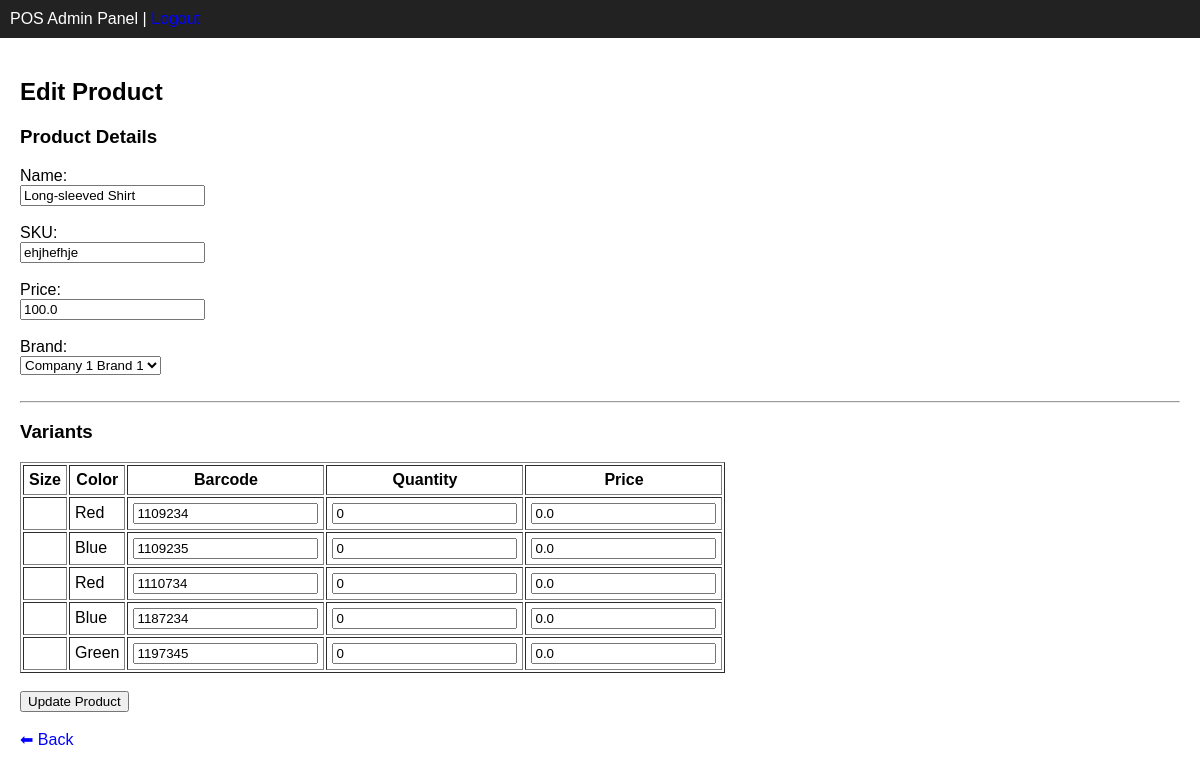
Screenshot of /products/1/edit (signed in) with the database file from the repository.
### app/modules/products/models.py (models this page shows)
class Product(BaseModel):
    __tablename__ = "products"
    name = db.Column(db.String, nullable=False)
    sku = db.Column(db.String, unique=True, nullable=False)
    season = db.Column(db.Enum("summer", "spring", "autumn", "winter", name="season_enum"))
    year = db.Column(db.Integer)
    category_id = db.Column(db.Integer, db.ForeignKey("categories.id"))
    category = db.relationship("Category", backref="products")
    segment = db.Column(db.String)
    line = db.Column(db.String)
    type = db.Column(db.String)
    composition = db.Column(db.Text)
    price = db.Column(db.Float, nullable=True)
    purchase_currency = db.Column(db.String(10))
    cost = db.Column(db.Float)
    landing_cost = db.Column(db.Float)
    average_cost = db.Column(db.Float)
    vat_taxable = db.Column(db.Boolean, default=True)
    is_inventory_item = db.Column(db.Boolean, default=True)
    has_size = db.Column(
    db.Boolean,
    default=False
)
    has_color = db.Column(
    db.Boolean,
    default=False
)
    is_active = db.Column(db.Boolean, default=True)
    is_draft = db.Column(
    db.Boolean,
    default=False
)
    tenant_id = db.Column(db.Integer, db.ForeignKey("tenants.id"), nullable=False)
    brand_id = db.Column(db.Integer, db.ForeignKey("brands.id"), nullable=False)
    tenant = db.relationship("Tenant", back_populates="products")
    brand = db.relationship("Brand", backref="products")
    size_scale_id = db.Column(db.Integer, db.ForeignKey("size_scales.id"))
    size_scale = db.relationship("SizeScale")

### app/modules/brands/models.py (models this page shows, shortened)
class Brand(BaseModel):
    __tablename__ = "brands"
    name = db.Column(db.String(100), nullable=False)
    tenant_id = db.Column(db.Integer, db.ForeignKey("tenants.id"), nullable=False)
    tenant = db.relationship("Tenant", back_populates="brands")
    company_id = db.Column(db.Integer, db.ForeignKey("companies.id"), nullable=False)
    company = db.relationship("Company", back_populates="brands")
    branches = db.relationship(
        "Branch",
        back_populates="brand",
        cascade="all, delete-orphan"
    )
    warehouses = db.relationship(
        "Warehouse",
        back_populates="brand",
        cascade="all, delete-orphan"
    )

### app/modules/product_variants/models.py (models this page shows)
class ProductVariant(BaseModel):
    __tablename__ = "product_variants"
    product_id = db.Column(
        db.Integer,
        db.ForeignKey("products.id"),
        nullable=False
    )
    size_scale_id = db.Column(
        db.Integer,
        db.ForeignKey("size_scales.id"),
        nullable=True
    )
    barcode = db.Column(db.String(100), unique=True, index=True)
    color_id = db.Column(
        db.Integer,
        db.ForeignKey("colors.id"),
        nullable=True
    )
    sku = db.Column(db.String(100), unique=True)
    quantity = db.Column(db.Integer, default=0)
    price = db.Column(db.Float, default=0)
    tenant_id = db.Column(
        db.Integer,
        db.ForeignKey("tenants.id"),
        nullable=False
    )
    product = db.relationship("Product")
    color = db.relationship("Color")
    size_scale = db.relationship("SizeScale")
    size_id = db.Column(db.Integer, db.ForeignKey("size_scale_items.id"), nullable=True)
    size = db.relationship("SizeScaleItem")

### app/modules/colors/models.py (models this page shows, shortened)
class Color(BaseModel):
    __tablename__ = "colors"
    name = db.Column(db.String(100), nullable=False)
    hex_code = db.Column(db.String(20))
    tenant_id = db.Column(
        db.Integer,
        db.ForeignKey("tenants.id"),
        nullable=False
    )
    tenant = db.relationship("Tenant", backref="colors")

### app/modules/products/routes.py (the view, shortened to what this page needs)
@products_bp.route(
    "/<int:product_id>/edit",
    methods=["GET", "POST"]
)
@login_required
def edit_product(product_id):
    product = Product.query.filter_by(
        id=product_id,
        tenant_id=current_user.tenant_id
    ).first_or_404()
    variants = ProductVariant.query.options(
        joinedload(
            ProductVariant.size
        ),
        joinedload(
            ProductVariant.color
        )
    ).filter_by(
        product_id=product.id,
        tenant_id=current_user.tenant_id
    ).all()
    brands = Brand.query.filter_by(
        tenant_id=current_user.tenant_id
    ).all()
    categories = Category.query.filter_by(
        tenant_id=current_user.tenant_id
    ).all()
    return render_template(
        "products/edit.html",
        product=product,
        brands=brands,
        categories=categories,
        variants=variants
    )

### app/templates/products/edit.html (shortened to what this page needs)
{% extends "shared/base.html" %}
{% block content %}
<h2>Edit Product</h2>
<form method="POST">
    <h3>Product Details</h3>
    <label>Name:</label><br>
    <input
        type="text"
        name="name"
        value="{{ product.name }}"
        required
    >
    <br><br>
    <label>SKU:</label><br>
    <input
        type="text"
        name="sku"
        value="{{ product.sku }}"
        required
    >
    <br><br>
    <label>Price:</label><br>
    <input
        type="number"
        step="0.01"
        name="price"
        value="{{ product.price }}"
    >
    <br><br>
    <label>Brand:</label><br>
    <select name="brand_id">
        {% for brand in brands %}
        <option
            value="{{ brand.id }}"
            {% if brand.id == product.brand_id %}
                selected
            {% endif %}
        >
            {{ brand.name }}
        </option>
        {% endfor %}
    </select>
    <br><br>
    {% if variants %}
    <hr>
    <h3>Variants</h3>
    <table border="1" cellpadding="5">
        <tr>
            {% if product.has_size %}
            <th>Size</th>
            {% endif %}
            {% if product.has_color %}
            <th>Color</th>
            {% endif %}
            <th>Barcode</th>
            <th>Quantity</th>
            <th>Price</th>
        </tr>
        {% for variant in variants %}
        <tr>
            {% if product.has_size %}
<td>
</td>
{% endif %}
            {% if product.has_color %}
            <td>
                {{ variant.color.name }}
            </td>
            {% endif %}
            <td>
                <input
                    type="text"
                    name="barcode_{{ variant.id }}"
                    value="{{ variant.barcode }}"
                >
            </td>
            <td>
                <input
                    type="number"
                    name="qty_{{ variant.id }}"
                    value="{{ variant.quantity }}"
                >
            </td>
            <td>
                <input
                    type="number"
                    step="0.01"
                    name="price_{{ variant.id }}"
                    value="{{ variant.price }}"
                >
            </td>
        </tr>
        {% endfor %}
    </table>
    {% endif %}
    <br>
    <button type="submit">
        Update Product
    </button>
</form>
<br>
<a href="{{ url_for('tenant.dashboard') }}">
    ⬅ Back
</a>
{% endblock %}

### app/templates/shared/base.html (style rules this page uses)
body { font-family: Arial; margin: 0; font-size: 10 px; }
a { text-decoration: none; color: blue; }

### rows the page displays
Product: name "Long-sleeved Shirt", sku "ehjhefhje", price "100.0", brand_id "Company 1 Brand 1"
ProductVariant: color.name "Red", barcode "1109234", quantity "0", price "0.0"
ProductVariant: color.name "Blue", barcode "1109235", quantity "0", price "0.0"
ProductVariant: color.name "Red", barcode "1110734", quantity "0", price "0.0"
ProductVariant: color.name "Blue", barcode "1187234", quantity "0", price "0.0"
ProductVariant: color.name "Green", barcode "1197345", quantity "0", price "0.0"
